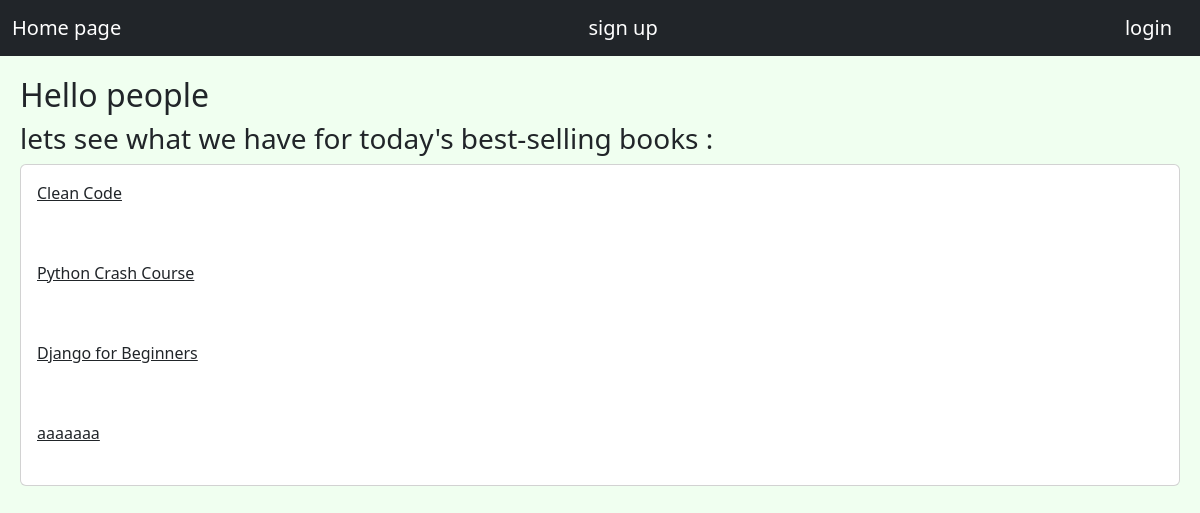
The page / on the database its author committed.
### booklib/models.py (models this page shows, shortened)
class Book(models.Model):
    title = models.CharField(max_length=255)
    author = models.CharField(max_length=255)
    publication_date = models.DateField()

### booklib/views.py (the view)
# urls.py: 2. Add a URL to urlpatterns:  path('', views.home, name='home')
def home (request):
   allBooks=Book.objects.all()
   return render(request , 'home.html' ,context={'allBooks':allBooks})

### templates/home.html
{%extends 'base.html'%}
{%block content%}
{% if request.user.is_authenticated %}
<h2>Hello {{request.user |upper}} </h2>
{% else %}
<h2>Hello people </h2>
{% endif %}
<h3> lets see what we have for today's best-selling books : </h3>
<div class="card">
    {% for book in allBooks%}
        <a class="card-body" href="{%url 'bookdetail' book.id %}">{{book.title}}</a>
        <br>
    {%endfor%}
</div>
<br>
{%endblock%}

### templates/base.html (style rules this page uses)
.body { background-color: honeydew; }

### rows shown on the page
Book: title "Clean Code"
Book: title "Python Crash Course"
Book: title "Django for Beginners"
Book: title "aaaaaaa"
